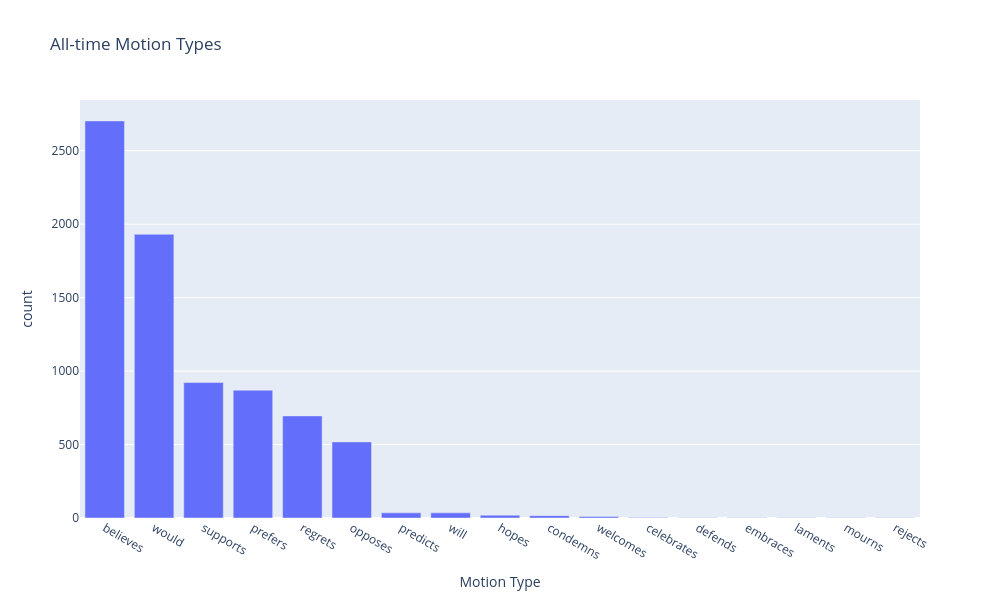

The notebook cell this image was saved under:
### Markdown cell above
### All-time motion types

### Code cell
year_counts = df.value_counts('Motion Type')
print(year_counts)

px.bar(
    year_counts, 
    y='count', 
    title='All-time Motion Types',
    labels={'Motion Type': 'Motion Type'},
    height=600,
    width=1000
).show()

### Figure 1 — Plotly figure (JSON) as saved in the notebook; plotly's stock layout.template omitted (floating-point values rounded to 4 significant figures)
{"data": [{"hovertemplate": "Motion Type=%{x}<br>count=%{y}<extra></extra>", "legendgroup": "", "marker": {"color": "#636efa", "pattern": {"shape": ""}}, "name": "", "orientation": "v", "showlegend": false, "textposition": "auto", "type": "bar", "x": ["believes", "would", "supports", "prefers", "regrets", "opposes", "predicts", "will", "hopes", "condemns", "welcomes", "celebrates", "defends", "embraces", "laments", "mourns", "rejects"], "xaxis": "x", "y": [2703, 1931, 922, 870, 695, 518, 35, 35, 19, 16, 10, 3, 1, 1, 1, 1, 1], "yaxis": "y"}], "layout": {"barmode": "relative", "height": 600, "legend": {"tracegroupgap": 0}, "title": {"text": "All-time Motion Types"}, "width": 1000, "xaxis": {"anchor": "y", "domain": [0, 1], "title": {"text": "Motion Type"}}, "yaxis": {"anchor": "x", "domain": [0, 1], "title": {"text": "count"}}}}
